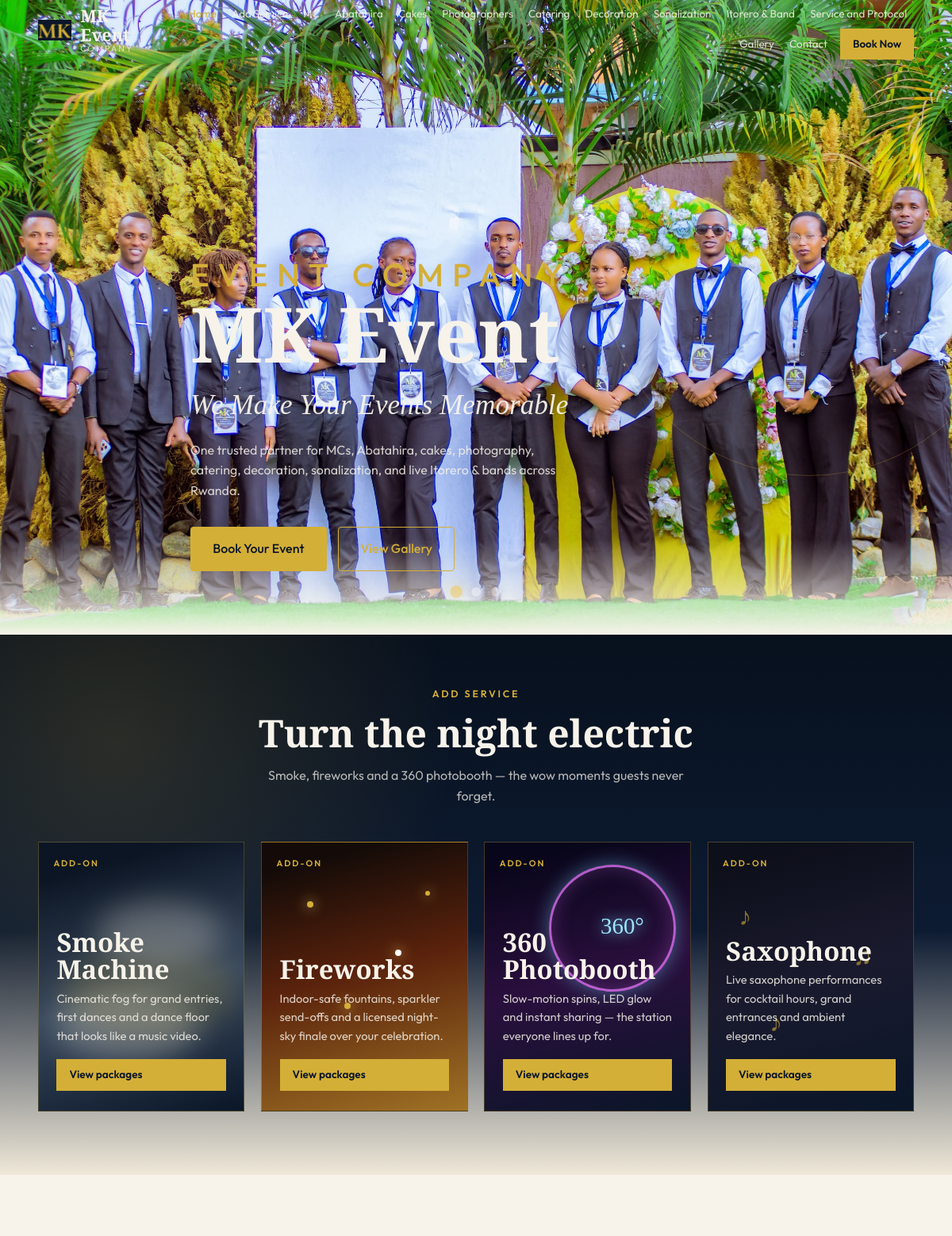
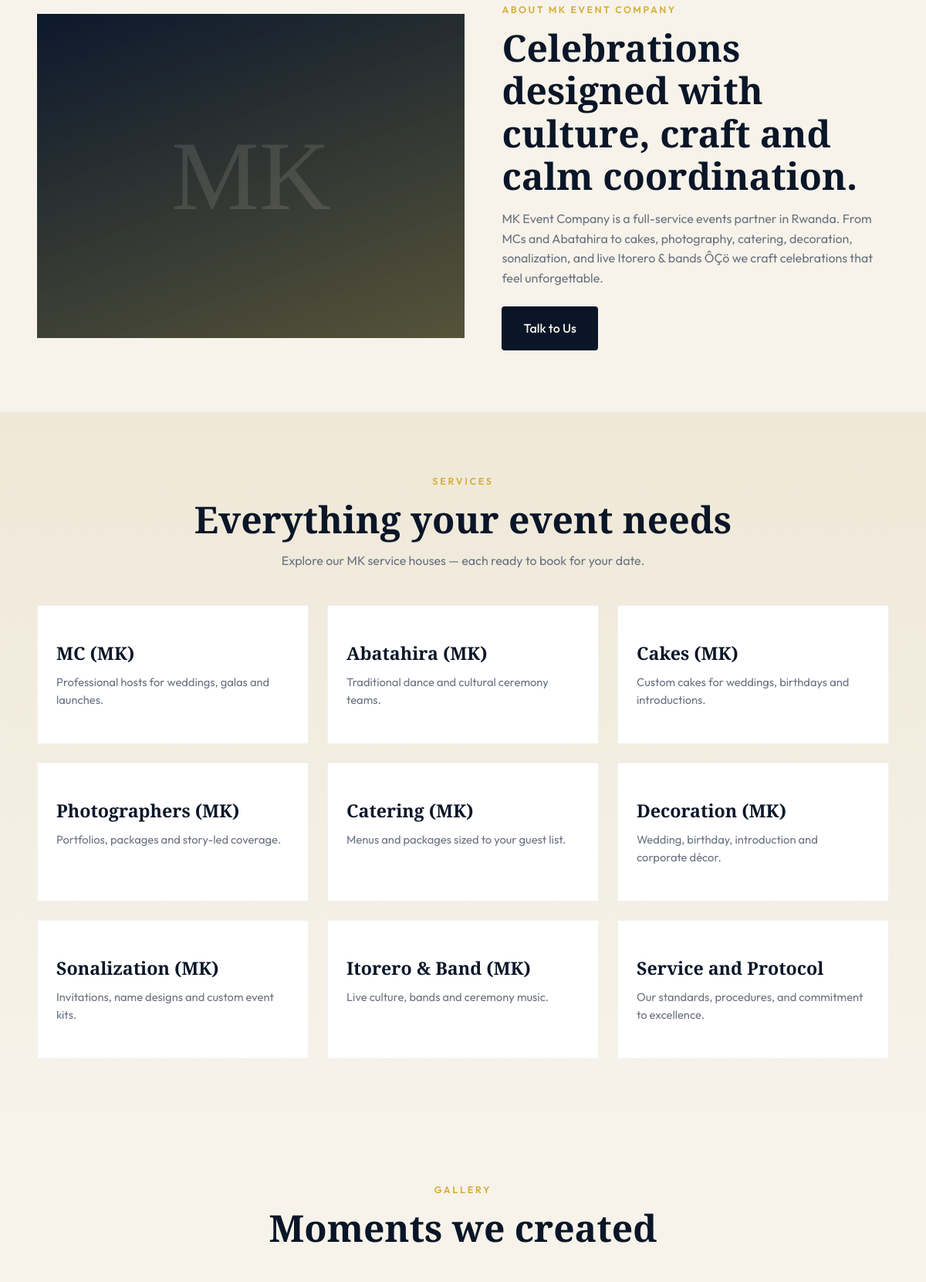
The page / (upper part) on the database its author committed (2 pictures, top to bottom).
### tables this page shows
CREATE TABLE `settings` (
  `id` int(11) NOT NULL,
  `site_name` varchar(150) DEFAULT 'MK Event Company',
  `tagline` varchar(255) DEFAULT 'We Make Your Events Memorable',
  `phone` varchar(50) DEFAULT '+250 788 000 000',
  `email` varchar(150) DEFAULT 'info@mkevent.rw',
  `address` text DEFAULT NULL,
  `facebook` varchar(255) DEFAULT NULL,
  `instagram` varchar(255) DEFAULT NULL,
  `twitter` varchar(255) DEFAULT NULL,
  `whatsapp` varchar(50) DEFAULT NULL,
  `about_text` text DEFAULT NULL
);

### index.php (called while the page is built, shortened)
<?php
require __DIR__ . '/home.php';

### includes/db.php (called while the page is built, shortened)
<?php
function mk_db() {
    static $conn = null;
    if ($conn === null) {
        try {
            $conn = new PDO('mysql:host=localhost;dbname=MK;charset=utf8', 'root', '', array(
                PDO::ATTR_ERRMODE => PDO::ERRMODE_EXCEPTION,
                PDO::ATTR_DEFAULT_FETCH_MODE => PDO::FETCH_ASSOC,
            ));
        } catch (PDOException $e) {
            $conn = false;
        }
    }
    return $conn;
}
function mk_api($path) {
    $db = mk_db();
    $path = trim($path, '/');
    $map = array(
        'settings' => 'settings',
        'mcs' => 'mcs',
        'abatahira' => 'abatahira',
        'cakes' => 'cakes',
        'photographers' => 'photographers',
        'catering' => 'catering',
        'decorations' => 'decorations',
        'sonalization' => 'sonalization',
        'itorero-bands' => 'itorero_bands',
        'extra-services' => 'extra_services',
        'service-protocols' => 'service_protocols',
        'gallery' => 'gallery',
        'testimonials' => 'testimonials',
        'bookings' => 'bookings',
        'contact' => 'contact_messages',
        'stats' => null,
    );
    if ($path === 'settings') {
        return mk_api_rows($db, 'SELECT * FROM settings LIMIT 1', true);
    }
    if ($path === 'testimonials') {
        return mk_api_rows($db, "SELECT * FROM testimonials WHERE status='approved' ORDER BY id DESC");
    }
    if (isset($map[$path]) && $map[$path]) {
        $table = $map[$path];
        return mk_api_rows($db, "SELECT * FROM `$table` ORDER BY id DESC");
    }
    return array('success' => false, 'data' => array());
}
function mk_api_rows($db, $sql, $single = false) {
    try {
        $rows = $db->query($sql)->fetchAll();
        return array('success' => true, 'data' => $single ? (isset($rows[0]) ? $rows[0] : null) : $rows);
    } catch (PDOException $e) {
        error_log('mk_api query failed: ' . $e->getMessage());
        return array('success' => false, 'data' => array());
    }
}

### home.php (the view, shortened to what this page needs)
<?php
require_once __DIR__ . '/includes/layout.php';
$settings = mk_api('settings');
$gallery = mk_api('gallery');
$testimonials = mk_api('testimonials');
$s = isset($settings['data']) ? $settings['data'] : array();
$g = isset($gallery['data']) ? $gallery['data'] : array();
$t = isset($testimonials['data']) ? $testimonials['data'] : array();
$tagline = isset($s['tagline']) ? $s['tagline'] : 'We Make Your Events Memorable';
$about = isset($s['about_text']) ? $s['about_text'] : 'MK Event Company is a full-service events partner in Rwanda.';
$services = array(
  array(mk_url('/pages/mc.php'), '', 'MC (MK)', 'Professional hosts for weddings, galas and launches.'),
  array(mk_url('/pages/abatahira.php'), '', 'Abatahira (MK)', 'Traditional dance and cultural ceremony teams.'),
  array(mk_url('/pages/cakes.php'), '', 'Cakes (MK)', 'Custom cakes for weddings, birthdays and introductions.'),
  array(mk_url('/pages/photographers.php'), '', 'Photographers (MK)', 'Portfolios, packages and story-led coverage.'),
  array(mk_url('/pages/catering.php'), '', 'Catering (MK)', 'Menus and packages sized to your guest list.'),
  array(mk_url('/pages/decoration.php'), '', 'Decoration (MK)', 'Wedding, birthday, introduction and corporate décor.'),
  array(mk_url('/pages/sonalization.php'), '', 'Sonalization (MK)', 'Invitations, name designs and custom event kits.'),
  array(mk_url('/pages/itorero-band.php'), '', 'Itorero & Band (MK)', 'Live culture, bands and ceremony music.'),
  array(mk_url('/pages/service-protocol.php'), '', 'Service and Protocol', 'Our standards, procedures, and commitment to excellence.'),
);
$tiles = '';
foreach ($services as $sv) {
  $tiles .= '<a href="' . $sv[0] . '" class="service-tile"><div class="icon">' . $sv[1] . '</div><h3>' . $sv[2] . '</h3><p>' . $sv[3] . '</p></a>';
}
$gal = '';
foreach (array_slice($g, 0, 8) as $item) {
  $title = isset($item['title']) ? htmlspecialchars($item['title']) : 'MK Event';
  $image = isset($item['image']) ? basename($item['image']) : '';
  $hasImage = $image !== '' && is_file(__DIR__ . '/uploads/gallery/' . $image);
  $gal .= '<div class="gallery-item">'
        . ($hasImage ? '<img src="' . mk_url('/uploads/gallery/') . htmlspecialchars($image) . '" alt="' . $title . '" loading="lazy" />' : '')
        . '<span>' . $title . '</span></div>';
}
$tests = '';
foreach ($t as $item) {
  $stars = str_repeat('★', isset($item['rating']) ? (int)$item['rating'] : 5);
  $tests .= '<article class="testimonial"><div class="stars">' . $stars . '</div><p>“' . htmlspecialchars($item['message']) . '”</p><strong>' . htmlspecialchars($item['client_name']) . '</strong><small>' . htmlspecialchars($item['event_type']) . '</small></article>';
}
$content = '
<section class="home-hero">
  <div class="hero-slider" id="heroSlider">
    <div class="slide active" style="background-image: url(' . mk_url('/uploads/slider/slide1.jpg') . ')"></div>
    <div class="slide" style="background-image: url(' . mk_url('/uploads/slider/slide2.jpg') . ')"></div>
    <div class="slide" style="background-image: url(' . mk_url('/uploads/slider/slide3.jpg') . ')"></div>
    <div class="slider-dots">
      <span class="dot active" data-slide="0"></span>
      <span class="dot" data-slide="1"></span>
      <span class="dot" data-slide="2"></span>
    </div>
  </div>
  <div class="container hero-content">
    <h1 class="brand-hero"><span>Event Company</span>MK Event</h1>
    <h2>' . htmlspecialchars($tagline) . '</h2>
    <p>One trusted partner for MCs, Abatahira, cakes, photography, catering, decoration, sonalization, and live Itorero & bands across Rwanda.</p>
    <div class="hero-actions">
      <a href="' . mk_url('/pages/booking.php') . '" class="btn btn-gold">Book Your Event</a>
      <a href="' . mk_url('/pages/gallery.php') . '" class="btn btn-outline">View Gallery</a>
    </div>
  </div>
</section>
<section class="section extras-stage" id="addons">
  <div class="container">
    <div class="section-head">
      <div class="eyebrow">Add Service</div>
      <h2>Turn the night electric</h2>
      <p>Smoke, fireworks and a 360 photobooth — the wow moments guests never forget.</p>
    </div>
    <div class="extras-grid">
      <a class="extra-card extra-smoke" href="' . mk_url('/pages/smoke-machine.php') . '">
        <span class="extra-tag">Add-on</span>
        <div class="extra-art" aria-hidden="true">
          <span class="mist m1"></span><span class="mist m2"></span><span class="mist m3"></span>
        </div>
        <h3>Smoke Machine</h3>
        <p>Cinematic fog for grand entries, first dances and a dance floor that looks like a music video.</p>
        <span class="extra-cta">View packages</span>
      </a>
      <a class="extra-card extra-fire" href="' . mk_url('/pages/fireworks.php') . '">
        <span class="extra-tag">Add-on</span>
        <div class="extra-art" aria-hidden="true">
          <span class="spark s1"></span><span class="spark s2"></span><span class="spark s3"></span><span class="spark s4"></span>
        </div>
        <h3>Fireworks</h3>
        <p>Indoor-safe fountains, sparkler send-offs and a licensed night-sky finale over your celebration.</p>
        <span class="extra-cta">View packages</span>
      </a>
      <a class="extra-card extra-booth" href="' . mk_url('/pages/photobooth.php') . '">
        <span class="extra-tag">Add-on</span>
        <div class="extra-art" aria-hidden="true">
          <span class="ring"></span><span class="ring-core">360&deg;</span>
        </div>
        <h3>360 Photobooth</h3>
        <p>Slow-motion spins, LED glow and instant sharing — the station everyone lines up for.</p>
        <span class="extra-cta">View packages</span>
      </a>
      <a class="extra-card extra-sax" href="' . mk_url('/pages/saxophone.php') . '">
        <span class="extra-tag">Add-on</span>
        <div class="extra-art" aria-hidden="true">
          <span class="note n1">&#9834;</span><span class="note n2">&#9835;</span><span class="note n3">&#9834;</span>
        </div>
        <h3>Saxophone</h3>
        <p>Live saxophone performances for cocktail hours, grand entrances and ambient elegance.</p>
        <span class="extra-cta">View packages</span>
      </a>
    </div>
  </div>
</section>
<section class="section">
  <div class="container about-split">
    <div class="about-visual"></div>
    <div class="about-copy">
      <div class="eyebrow">About MK Event Company</div>
      <h2>Celebrations designed with culture, craft and calm coordination.</h2>
      <p>' . htmlspecialchars($about) . '</p>
      <a href="' . mk_url('/pages/contact.php') . '" class="btn btn-dark">Talk to Us</a>
    </div>
  </div>
</section>
<section class="section services-preview">
  <div class="container">
    <div class="section-head">
      <div class="eyebrow">Services</div>
      <h2>Everything your event needs</h2>
      <p>Explore our MK service houses — each ready to book for your date.</p>
    </div>
    <div class="grid-3">' . $tiles . '</div>
  </div>
</section>
<section class="section">
  <div class="container">
    <div class="section-head"><div class="eyebrow">Gallery</div><h2>Moments we created</h2></div>
    <div class="gallery-grid">' . $gal . '</div>
  </div>
</section>
    <div class="grid-3">' . $tests . '</div>
<section class="cta-band">
  <a href="' . mk_url('/pages/booking.php') . '" class="btn btn-gold">Start Booking</a>
</section>';

### rows shown on the page
settings: tagline "We Make Your Events Memorable", about_text "MK Event Company is a full-service events partner in Rwanda. From MCs and Abatahira to cakes, photography, catering, decoration, sonalization, and live Itorero & bands ÔÇö we craft celebrations that feel unforgettable."

### other values the page prints
$sv[2] "MC (MK)"
$sv[3] "Professional hosts for weddings, galas and launches."
$sv[2] "Abatahira (MK)"
$sv[3] "Traditional dance and cultural ceremony teams."
$sv[2] "Cakes (MK)"
$sv[3] "Custom cakes for weddings, birthdays and introductions."
$sv[2] "Photographers (MK)"
$sv[3] "Portfolios, packages and story-led coverage."
$sv[2] "Catering (MK)"
$sv[3] "Menus and packages sized to your guest list."
$sv[2] "Decoration (MK)"
$sv[3] "Wedding, birthday, introduction and corporate décor."
$sv[2] "Sonalization (MK)"
$sv[3] "Invitations, name designs and custom event kits."
$sv[2] "Itorero & Band (MK)"
